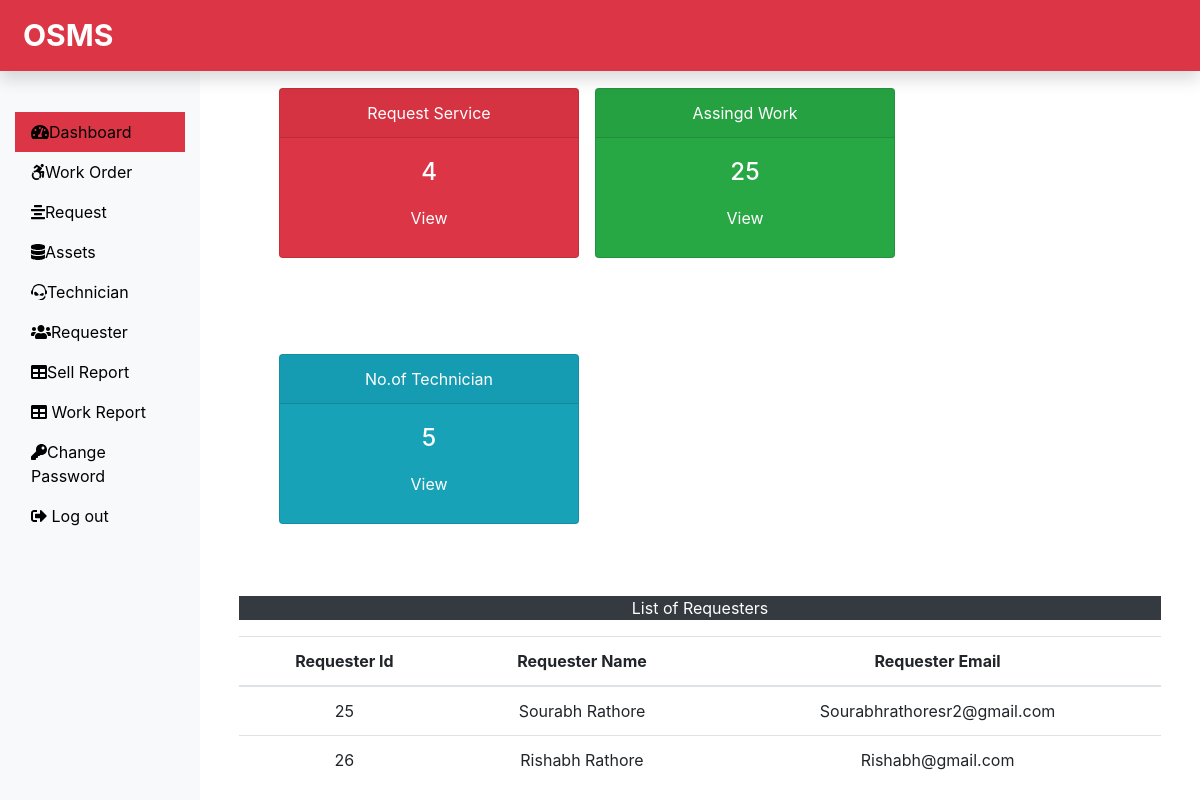
The app's page /Admin/dashboard.php (signed in) with its own data.
### tables this page shows
CREATE TABLE `requesterlogin_tb` (
  `r_login_id` int(11) NOT NULL,
  `r_name` varchar(60) NOT NULL,
  `r_email` varchar(60) NOT NULL,
  `r_password` varchar(60) NOT NULL
);

### Admin/dashboard.php (the view, shortened to what this page needs)
<?php
include('../dbconnection.php');
include('include/header.php');
?>
<?php
$sql="SELECT max(request_id) from submitrequest_tb";
$query=$conn->query($sql);
$row = mysqli_fetch_row($query);
$submitrequest = $row[0];
?>
<div class="col-sm-9 col-md-10">
<div class="row text-center mx-5">
	<div class="mt-5">
	<div class="card text-white bg-danger mb-4 ml-3"style="width:300px;">
		<div class="card-header">Request Service</div>
			<div class="card-body">
				<h4 class="card-title"><?php echo $submitrequest; ?></h4>
				<a href="#" class="btn text-white">View</a>
			</div>
	</div>
<?php
$sql="SELECT max(rno) from assignwork_tb";
$query=$conn->query($sql);
$row = mysqli_fetch_row($query);
$submitrequest = $row[0];
?>
	</div>
	<div class=" mt-5">
	<div class="card text-white bg-success mb-5 ml-3"style="width:300px;">
		<div class="card-header">Assingd Work</div>
			<div class="card-body">
				<h4 class="card-title"> <?php echo $submitrequest; ?></h4>
				<a href="#" class="btn text-white">View</a>
			</div>
	</div>
	</div>
<?php
$sql="SELECT max(t_id) from technisian";
$query=$conn->query($sql);
$row = mysqli_fetch_row($query);
$submitrequest = $row[0];
?>
	<div class=" mt-5 mr-5">
	<div class="card text-white bg-info mb-5 ml-3"style="width:300px;">
		<div class="card-header">No.of Technician</div>
			<div class="card-body">
				<h4 class="card-title"><?php echo $submitrequest; ?></h4>
				<a href="#" class="btn text-white">View</a>
			</div>
	</div>
	</div>
	</div>
<div class="text-center mx-4 mt-4" >
<p class="bg-dark text-white">List of Requesters</p>
<?php
$sql="SELECT * FROM requesterlogin_tb";
$query=mysqli_query($conn,$sql);
if($query->num_rows > 0){
	echo"<table class='table'>
	<thead>
	<tr>
	<th scope='col'> Requester Id</th>
	<th scope='col'> Requester Name</th>
	<th scope='col'> Requester Email</th>
	</tr>
	</thead>
	<tbody>";
	while($row=$query->fetch_assoc()){
	 echo '<tr>';
	 echo'<td>'.$row['r_login_id'].'</td>';
	echo'<td>'.$row['r_name'].'</td>';
	echo'<td>'.$row['r_email'].'</td>';
	echo'</tr>';
	'</tbody>
	</table>
	';}
}
?>
</div>
</div>
<?php
include('include/footer.php');
?>

### records on screen
requesterlogin_tb: r_login_id "25", r_name "Sourabh Rathore", r_email "Sourabhrathoresr2@gmail.com"
requesterlogin_tb: r_login_id "26", r_name "Rishabh Rathore", r_email "Rishabh@gmail.com"

### other values on screen
$submitrequest "4"
$submitrequest "25"
$submitrequest "5"
